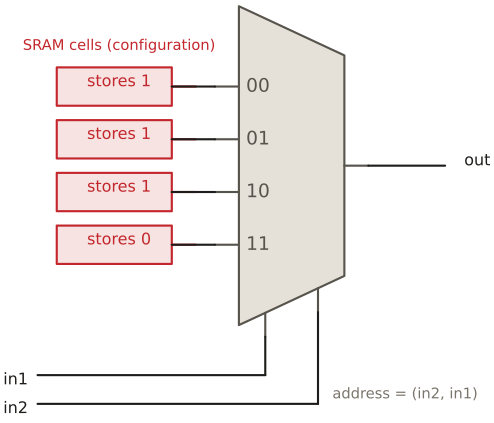

Write the Python code that produced this figure.
"""LUT2 internals: four SRAM cells addressed through a 4-to-1 multiplexer."""
from schemdraw import elements as elm
from _style import new_drawing, block, RED, RED_FILL, GREY

CELLS = [("00", "1"), ("01", "1"), ("10", "1"), ("11", "0")]   # NAND truth table


def draw():
    d = new_drawing()
    n = len(CELLS)
    mux = d.add(block(elm.Multiplexer(
        pins=[elm.IcPin(name=a, side="L", anchorname=f"d{i}", slot=f"{n - i}/{n}")
              for i, (a, _) in enumerate(CELLS)]
        + [elm.IcPin(name="", side="R", anchorname="y"),
           elm.IcPin(name="", side="B", anchorname="s0", slot="1/2"),
           elm.IcPin(name="", side="B", anchorname="s1", slot="2/2")],
        size=(2.2, 4.6), pinspacing=1.1)))
    ax = mux.absanchors

    cell_x = -3.8
    for i, (_, bit) in enumerate(CELLS):
        y = ax[f"d{i}"][1]
        cell = elm.Ic(pins=[elm.IcPin(name="", side="R", anchorname="q")],
                      size=(2.4, 0.8))
        d.add(block(cell, RED_FILL, RED).at((cell_x, y - 0.4))
              .label(f"stores {bit}", "center", fontsize=12, color=RED))
        d.add(elm.Line().at((cell_x + 2.4, y)).to(ax[f"d{i}"]))
    d.add(elm.Label().at((cell_x + 1.2, ax["d0"][1] + 0.75))
          .label("SRAM cells (configuration)", fontsize=11, color=RED))

    d.add(elm.Line().at(ax["y"]).to((ax["y"][0] + 1.6, ax["y"][1])))
    d.add(elm.Label().at((ax["y"][0] + 1.9, ax["y"][1])).label("out", halign="left"))

    left = cell_x - 0.4
    base = min(ax["s0"][1], ax["s1"][1]) - 0.8      # y of the first address wire
    for name, anchor, y_wire in (("in1", "s0", base), ("in2", "s1", base - 0.6)):
        x, y = ax[anchor]
        d.add(elm.Line().at((x, y)).to((x, y_wire)))
        d.add(elm.Line().at((x, y_wire)).to((left, y_wire)))
        d.add(elm.Label().at((left - 0.1, y_wire)).label(name, halign="right"))
    d.add(elm.Label().at((ax["s1"][0] + 0.4, base - 0.3))
          .label("address = (in2, in1)", fontsize=11, color=GREY, halign="left"))
    return d
